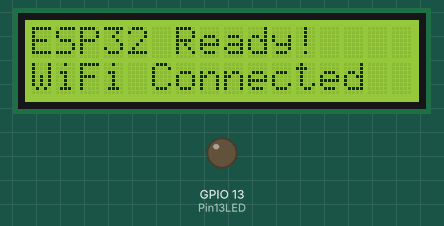
Bench run of a sketch on a simulated ESP32. Parts: 16×2 character LCD, output pins drawn as LEDs (lit = HIGH). WiFi joins after 1.5 s; servers stay silent unless stated; pins used as bus, display or sensor lines are not drawn; what the sketch prints to the serial monitor is not drawn.

Above: at 3.7 s.
At 8.7 s:
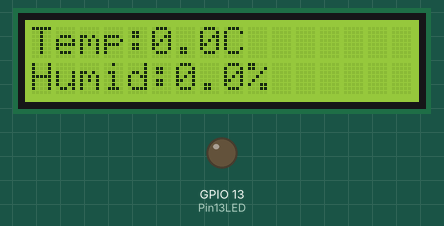
At 20.8 s:
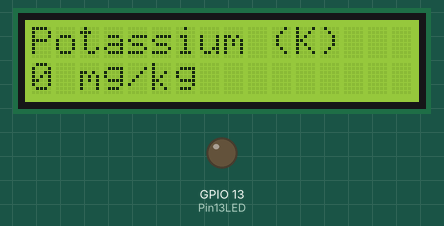
At 36.0 s:
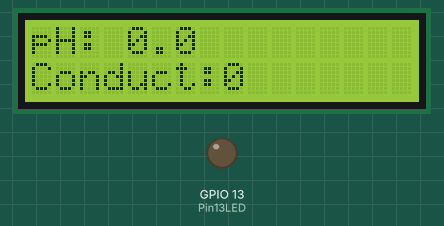
Timing chart, 0 to 37.5 s (numbered marks = the images above):
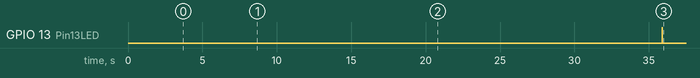

Measured:
- by itself, GPIO 13 (Pin13LED): LOW → HIGH at 35.9 s, → LOW 0.01 s later
- what the display in image 0 shows lasts 5.0 s, from 3.7 s to 8.7 s
- what the display in image 1 shows lasts 3.0 s, from 8.7 s to 11.7 s

The sketch:

ESPCODE.ino
```cpp
#include <WiFi.h>
#include <HTTPClient.h>
#include <ArduinoJson.h>
#include <HardwareSerial.h>
#include <LiquidCrystal_I2C.h>
#include <Wire.h>

// ========== CHANGE THESE VALUES ==========
const char* ssid = "Dimeji";
const char* password = "Dimeji_17";
const char* serverIP = "192.168.109.219";
// =========================================

const int serverPort = 5000;

// LCD pins
#define SDA_PIN 8
#define SCL_PIN 9

// RS485 pins
#define SSerialRX 16
#define SSerialTX 17
#define SSerialTxControl 4
#define RS485Transmit HIGH
#define RS485Receive LOW
#define Pin13LED 13

// Soil sensor data structure
struct SoilData {
  unsigned int soilHumidity;
  unsigned int soilTemperature;
  unsigned int soilConductivity;
  unsigned int soilPH;
  unsigned int nitrogen;
  unsigned int phosphorus;
  unsigned int potassium;
};

// Global variables
HardwareSerial mySerial(1);
LiquidCrystal_I2C lcd(0x27, 16, 2);
bool wifiConnected = false;
bool lcdConnected = false;
unsigned long lastSensorRead = 0;
unsigned long lastLcdUpdate = 0;
int lcdScreen = 0;
const unsigned long SENSOR_INTERVAL = 30000; // 30 seconds
const unsigned long LCD_UPDATE_INTERVAL = 3000; // 3 seconds

// Current data for LCD display
SoilData currentSensorData = {0, 0, 0, 0, 0, 0, 0};
String lastCropPrediction = "Waiting...";
String lastSoilFertility = "Waiting...";
float lastCropConfidence = 0.0;
float lastSoilConfidence = 0.0;

void setup() {
  Serial.begin(115200);
  delay(2000);

  Serial.println("🌱 ESP32 Crop Prediction Client Starting...");

  // Initialize I2C for LCD
  Wire.begin(SDA_PIN, SCL_PIN);

  // Initialize LCD
  lcd.init();
  lcd.backlight();
  lcdConnected = true;

  lcd.setCursor(0, 0);
  lcd.print("ESP32 Starting..");
  lcd.setCursor(0, 1);
  lcd.print("Initializing...");

  Serial.println("✅ LCD initialized");

  // Setup RS485
  mySerial.begin(4800, SERIAL_8N1, SSerialRX, SSerialTX);
  pinMode(SSerialTxControl, OUTPUT);
  pinMode(Pin13LED, OUTPUT);
  digitalWrite(SSerialTxControl, RS485Receive);
  digitalWrite(Pin13LED, LOW);

  Serial.println("✅ RS485 setup complete");

  if (lcdConnected) {
    lcd.clear();
    lcd.setCursor(0, 0);
    lcd.print("Connecting WiFi");
    lcd.setCursor(0, 1);
    lcd.print("Please wait...");
  }

  connectToWiFi();

  Serial.println("✅ Setup complete!");
  if (wifiConnected) {
    Serial.println("📡 Server: http://" + String(serverIP) + ":" + String(serverPort));
  }

  if (lcdConnected) {
    lcd.clear();
    lcd.setCursor(0, 0);
    lcd.print("ESP32 Ready!");
    lcd.setCursor(0, 1);
    if (wifiConnected) {
      lcd.print("WiFi Connected");
    } else {
      lcd.print("WiFi Failed");
    }
    delay(2000);
  }

  lastSensorRead = millis();
  lastLcdUpdate = millis();
}

void loop() {
  yield();

  // Update LCD display regularly
  if (lcdConnected && millis() - lastLcdUpdate >= LCD_UPDATE_INTERVAL) {
    updateLCDDisplay();
    lastLcdUpdate = millis();
  }

  // Check if it's time to read sensors
  if (millis() - lastSensorRead < SENSOR_INTERVAL) {
    delay(1000);
    return;
  }

  checkWiFi();

  Serial.println("\n========================================");
  Serial.println("📊 Reading Sensors...");

  // Get sensor data
  currentSensorData = getSensorDataSafe();

  // Show readings with more debug info
  Serial.println("=== RAW SENSOR VALUES ===");
  Serial.printf("🌡️  Temperature: %d (%.1f°C)\n", currentSensorData.soilTemperature, currentSensorData.soilTemperature / 10.0);
  Serial.printf("💧 Humidity: %d (%.1f%%)\n", currentSensorData.soilHumidity, currentSensorData.soilHumidity / 10.0);
  Serial.printf("🧪 pH: %d (%.1f)\n", currentSensorData.soilPH, currentSensorData.soilPH / 10.0);
  Serial.printf("🟢 Nitrogen: %d mg/kg\n", currentSensorData.nitrogen);
  Serial.printf("🔴 Phosphorus: %d mg/kg\n", currentSensorData.phosphorus);
  Serial.printf("🟡 Potassium: %d mg/kg\n", currentSensorData.potassium);
  Serial.printf("⚡ Conductivity: %d µS/cm\n", currentSensorData.soilConductivity);

  // Check if NPK values are all zero and update predictions accordingly
  if (currentSensorData.nitrogen == 0 && currentSensorData.phosphorus == 0 && currentSensorData.potassium == 0) {
    Serial.println("⚠️  All NPK values are 0 - Setting to 'No NPK' status");
    lastCropPrediction = "No NPK";
    lastSoilFertility = "No NPK";
    lastCropConfidence = 0.0;
    lastSoilConfidence = 0.0;
  } else if (wifiConnected) {
    // Send to server if WiFi is connected and we have NPK data
    sendToServerSafe(currentSensorData);
  } else {
    Serial.println("❌ No WiFi - skipping server upload");
  }

  lastSensorRead = millis();
  Serial.println("⏰ Next reading in 30 seconds...\n");
}

void updateLCDDisplay() {
  lcd.clear();

  switch (lcdScreen) {
    case 0: // Temperature & Humidity
      {
        lcd.setCursor(0, 0);
        lcd.print("Temp:");
        lcd.print(currentSensorData.soilTemperature / 10.0, 1);
        lcd.print("C");
        lcd.setCursor(0, 1);
        lcd.print("Humid:");
        lcd.print(currentSensorData.soilHumidity / 10.0, 1);
        lcd.print("%");
        break;
      }

    case 1: // pH and Conductivity
      {
        lcd.setCursor(0, 0);
        lcd.print("pH: ");
        lcd.print(currentSensorData.soilPH / 10.0, 1);
        lcd.setCursor(0, 1);
        lcd.print("Conduct:");
        lcd.print(currentSensorData.soilConductivity);
        break;
      }

    case 2: // Nitrogen
      {
        lcd.setCursor(0, 0);
        lcd.print("Nitrogen (N)");
        lcd.setCursor(0, 1);
        lcd.print(currentSensorData.nitrogen);
        lcd.print(" mg/kg");
        break;
      }

    case 3: // Phosphorus
      {
        lcd.setCursor(0, 0);
        lcd.print("Phosphorus (P)");
        lcd.setCursor(0, 1);
        lcd.print(currentSensorData.phosphorus);
        lcd.print(" mg/kg");
        break;
      }

    case 4: // Potassium
      {
        lcd.setCursor(0, 0);
        lcd.print("Potassium (K)");
        lcd.setCursor(0, 1);
        lcd.print(currentSensorData.potassium);
        lcd.print(" mg/kg");
        break;
      }

    case 5: // Crop Prediction - Simple Text
      {
        lcd.setCursor(0, 0);
        lcd.print("Crop: ");
        String cropShort = lastCropPrediction;
        if (cropShort.length() > 10) {
          cropShort = cropShort.substring(0, 10);
        }
        lcd.print(cropShort);

        lcd.setCursor(0, 1);
        if (lastCropConfidence > 0) {
          lcd.print("Conf: ");
          lcd.print(lastCropConfidence, 1);
          lcd.print("%");
        } else {
          lcd.print("No prediction");
        }
        break;
      }

    case 6: // Soil Fertility - Simple Text
      {
        lcd.setCursor(0, 0);
        lcd.print("Soil: ");
        lcd.print(lastSoilFertility);

        lcd.setCursor(0, 1);
        lcd.print("Conf: ");
        lcd.print(lastSoilConfidence, 1);
        lcd.print("%");
        break;
      }

    case 7: // WiFi Status
      {
        lcd.setCursor(0, 0);
        if (wifiConnected) {
          lcd.print("WiFi: Connected");
          lcd.setCursor(0, 1);
          String ip = WiFi.localIP().toString();
          if (ip.length() > 16) ip = ip.substring(0, 16);
          lcd.print(ip);
        } else {
          lcd.print("WiFi: Disconn.");
          lcd.setCursor(0, 1);
          lcd.print("Check connection");
        }
        break;
      }
  }

  // Move to next screen
  lcdScreen = (lcdScreen + 1) % 8;
}

void connectToWiFi() {
  Serial.print("📡 Connecting to WiFi");

  WiFi.mode(WIFI_STA);
  WiFi.begin(ssid, password);

  int attempts = 0;
  const int maxAttempts = 30;

  while (WiFi.status() != WL_CONNECTED && attempts < maxAttempts) {
    delay(500);
    Serial.print(".");
    attempts++;
    yield();
  }

  if (WiFi.status() == WL_CONNECTED) {
    Serial.println();
    Serial.println("✅ WiFi connected!");
    Serial.println("📍 ESP32 IP: " + WiFi.localIP().toString());
    wifiConnected = true;
  } else {
    Serial.println();
    Serial.println("❌ WiFi connection failed!");
    wifiConnected = false;
  }
}

void checkWiFi() {
  if (WiFi.status() != WL_CONNECTED && wifiConnected) {
    Serial.println("📡 WiFi disconnected. Attempting reconnection...");
    wifiConnected = false;
    WiFi.reconnect();

    int quickAttempts = 0;
    while (WiFi.status() != WL_CONNECTED && quickAttempts < 10) {
      delay(500);
      quickAttempts++;
      yield();
    }

    if (WiFi.status() == WL_CONNECTED) {
      Serial.println("✅ WiFi reconnected!");
      wifiConnected = true;
    }
  }
}

void sendToServerSafe(SoilData data) {
  HTTPClient http;
  String url = "http://" + String(serverIP) + ":" + String(serverPort) + "/predict";

  http.setTimeout(10000); // 10 seconds timeout

  if (!http.begin(url)) {
    Serial.println("❌ HTTP client initialization failed");
    return;
  }

  http.addHeader("Content-Type", "application/json");

  // Create JSON data
  StaticJsonDocument<512> json;
  json["nitrogen"] = data.nitrogen;
  json["phosphorus"] = data.phosphorus;
  json["potassium"] = data.potassium;
  json["ph"] = data.soilPH;
  json["temperature"] = data.soilTemperature;
  json["humidity"] = data.soilHumidity;
  json["rainfall"] = 200;  // Default rainfall

  String jsonString;
  serializeJson(json, jsonString);

  Serial.println("📤 Sending to server...");
  Serial.println("JSON: " + jsonString);

  int responseCode = http.POST(jsonString);

  if (responseCode > 0) {
    String response = http.getString();

    if (responseCode == 200) {
      Serial.println("✅ Server Response:");

      // Parse response
      DynamicJsonDocument responseJson(1024);
      DeserializationError error = deserializeJson(responseJson, response);

      if (error) {
        Serial.println("❌ Failed to parse server response");
      } else {
        // Extract predictions
        if (responseJson["predictions"]["recommended_crop"]) {
          lastCropPrediction = responseJson["predictions"]["recommended_crop"].as<String>();
          lastCropConfidence = responseJson["predictions"]["crop_confidence"];
        }

        if (responseJson["predictions"]["soil_fertility"]) {
          lastSoilFertility = responseJson["predictions"]["soil_fertility"].as<String>();
          lastSoilConfidence = responseJson["predictions"]["soil_confidence"];
        }

        Serial.println("🎯 PREDICTIONS:");
        Serial.printf("   🌾 Crop: %s (%.1f%% sure)\n", lastCropPrediction.c_str(), lastCropConfidence);
        Serial.printf("   🌱 Soil: %s fertility (%.1f%% sure)\n", lastSoilFertility.c_str(), lastSoilConfidence);

        // Show recommendations
        if (responseJson["recommendations"]) {
          Serial.println("💡 ADVICE:");
          JsonArray recommendations = responseJson["recommendations"];
          for (size_t i = 0; i < recommendations.size(); i++) {
            Serial.printf("   • %s\n", recommendations[i].as<String>().c_str());
          }
        }
      }
    } else {
      Serial.printf("❌ Server error: %d\n", responseCode);
      Serial.println("Response: " + response);
    }
  } else {
    Serial.printf("❌ Connection failed: %d\n", responseCode);
    Serial.println("   Check if server is running!");
  }

  http.end();
}

SoilData getSensorDataSafe() {
  byte queryData[] = {0x01, 0x03, 0x00, 0x00, 0x00, 0x07, 0x04, 0x08};
  byte receivedData[19];
  SoilData soilData = {0, 0, 0, 0, 0, 0, 0};

  // Send sensor query
  digitalWrite(Pin13LED, RS485Transmit);
  digitalWrite(SSerialTxControl, RS485Transmit);
  delay(10);

  mySerial.write(queryData, sizeof(queryData));
  mySerial.flush();

  digitalWrite(Pin13LED, LOW);
  digitalWrite(SSerialTxControl, RS485Receive);

  delay(500);

  int len = mySerial.available();
  if (len > 0) {
    Serial.printf("📡 Received %d bytes from sensor\n", len);
    mySerial.readBytes(receivedData, len);

    // Print raw bytes for debugging
    Serial.print("Raw bytes: ");
    for (int i = 0; i < len; i++) {
      Serial.printf("%02X ", receivedData[i]);
    }
    Serial.println();

    if (len >= 17) {
      soilData.soilHumidity    = (receivedData[3] << 8) | receivedData[4];
      soilData.soilTemperature = (receivedData[5] << 8) | receivedData[6];
      soilData.soilConductivity= (receivedData[7] << 8) | receivedData[8];
      soilData.soilPH          = (receivedData[9] << 8) | receivedData[10];
      soilData.nitrogen        = (receivedData[11] << 8) | receivedData[12];
      soilData.phosphorus      = (receivedData[13] << 8) | receivedData[14];
      soilData.potassium       = (receivedData[15] << 8) | receivedData[16];

      Serial.println("✅ Valid sensor data received and parsed");
    } else {
      Serial.println("⚠️  Incomplete sensor data received");
    }
  } else {
    Serial.println("⚠️  No sensor response received");
  }

  return soilData;
}
```
